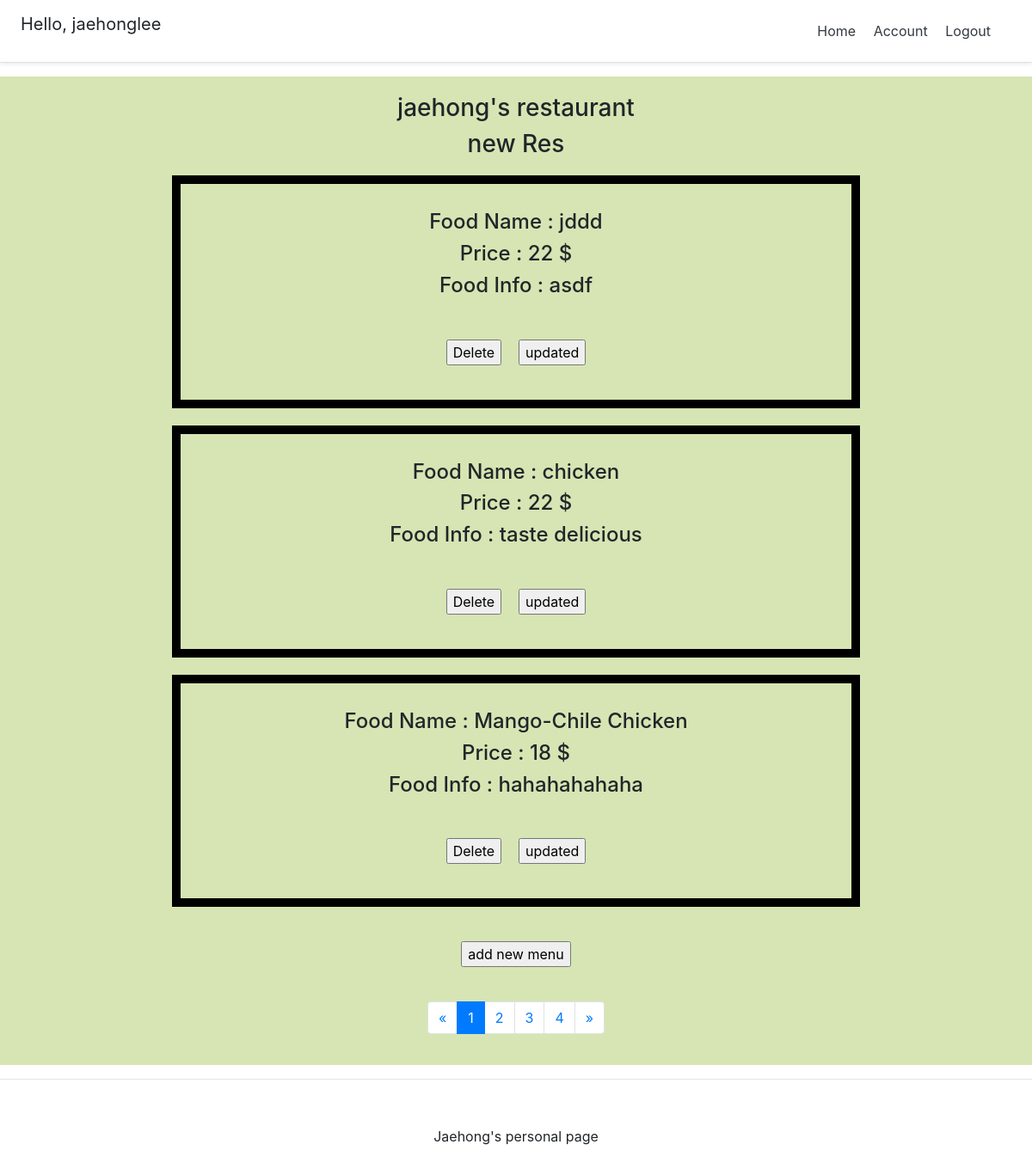
The app's page /restaurants/menu_board/ (signed in) with its own data.
### account/models.py (models this page shows, shortened)
class Account(AbstractBaseUser):
    email = models.EmailField(verbose_name="email", max_length=60, unique=True)
    username = models.CharField(max_length=30)
    date_joined = models.DateTimeField(verbose_name='date joined', auto_now_add=True)
    last_login = models.DateTimeField(verbose_name='last login', auto_now=True)
    is_admin = models.BooleanField(default=False)
    is_active = models.BooleanField(default=True)
    is_staff = models.BooleanField(default=False)
    is_superuser = models.BooleanField(default=False)
    USERNAME_FIELD = 'email'
    REQUIRED_FIELDS = ['username']
    objects = MyAccountManager()

### restaurants/models.py (models this page shows, shortened)
class Restaurant(models.Model):
    owner = models.ForeignKey(settings.AUTH_USER_MODEL, on_delete=models.CASCADE)
    restaurant_name = models.CharField(max_length=50, null=False, blank=False)
    phone = PhoneNumberField()

class Menu(models.Model):
    restaurant = models.ForeignKey(Restaurant, on_delete=models.CASCADE)
    Menu = models.CharField(max_length=50, null=False, blank=False)
    price = models.IntegerField()
    Info = models.TextField(max_length=500, null=False, blank=False)

### restaurants/views.py (the view)
# urls.py: path('menu_board/', menu_board_view, name="menu_board"),
def menu_board_view(request):
	context = {}
	owner = Account.objects.get(email=request.user.email)
	restaurant = Restaurant.objects.filter(owner = owner)
	context['restaurant'] = restaurant
	foods_list = Menu.objects.filter(restaurant__in=restaurant).order_by(('-id'))
	page = request.GET.get('page', 1)
	paginator = Paginator(foods_list, 3)
	try:
		foods = paginator.page(page)
	except PageNotAnInteger:
		foods = paginator.page(1)
	except EmptyPage:
		foods = paginator.page(paginator.num_pages)
	context['foods'] = foods
	return render(request, 'menu_board.html', context)

### restaurants/templates/menu_board.html (shortened to what this page needs)
{% extends 'base.html' %}
{% block content %}
    <div id="wrapper">
        <div class="colM">
            {% for res in restaurant %}
                <h3>{{ res.restaurant_name }}</h3>
            {% endfor %}
            {% for food in foods %}
                <div class="board">
                    <div class="board-in">
                        <h4>Food Name : {{ food.Menu }}</h4>
                        <h4>Price : {{ food.price }} $ </h4>
                        <h4>Food Info : {{ food.Info }}</h4>
                        <div class="update_delete_button">
                        <form  action="{% url 'menu_delete' %}" method="POST">{% csrf_token %}
                            <input type="submit" value="Delete">
                        </form>
                        <form  action="{% url 'menu_update' food.pk %}" method="POST">{% csrf_token %}
                            <input type="submit" value="updated">
                        </form>
                        </div>
                    </div>
                </div>
            {% endfor %}
            <form action="{% url 'register_new_menu' %}" >
                <input type="submit" value="add new menu">
            </form>
        </div>
 <div class="paginator">
        {% if foods.has_other_pages %}
            <nav aria-label="Page navigation">
            <ul class="pagination pg-grey justify-content-center">
                {% if foods.has_previous %}
                    <li class="page-item">
                        <a class="page-link" href="?page={{ foods.previous_page_number }}">&laquo;</a>
                    </li>
                {% else %}
                    <li class="page-item" ><span class="page-link">&laquo;</span></li>
                {% endif %}
                {% for i in foods.paginator.page_range %}
                    {% if foods.number == i %}
                        <li class="page-item active"><a class="page-link">{{ i }}</a></li>
                    {% else %}
                        <li class="page-item"><a class="page-link" href="?page={{ i }}">{{ i }}</a></li>
                    {% endif %}
                {% endfor %}
                {% if foods.has_next %}
                    <li class="page-item"><a class="page-link" href="?page={{ foods.next_page_number }}">&raquo;</a></li>
                {% else %}
                      <li class="page-item" ><span class="page-link">&raquo;</span></li>
                {% endif %}
            </ul>
            </nav>
        {% endif %}
   </div>
    </div>
{% endblock %}

### templates/snippets/header.html (shortened to what this page needs)
<div class="d-flex flex-column flex-md-row align-items-center p-3 px-md-4 mb-3 bg-white border-bottom shadow-sm">
  <h5 class="my-0 mr-md-auto font-weight-normal">
  	{% if request.user.is_authenticated %}
  		<p>Hello, {{request.user.username}}</p>
  	{% endif %}
  </h5>
  <nav class="my-2 my-md-0 mr-md-3">
  	{% if request.user.is_authenticated %}
	  	<a class="p-2 text-dark" href="{% url 'home' %}">Home</a>
	    <a class="p-2 text-dark" href="{% url 'account' %}">Account</a>
	    <a class="p-2 text-dark" href="{% url 'logout' %}">Logout</a>
	{% else %}
		<a class="p-2 text-dark" href="{% url 'home' %}">Home</a>
	    <a class="p-2 text-dark" href="{% url 'login' %}">Login</a>
	    <a class="btn btn-outline-primary" href="{% url 'register' %}">Register</a>
	{% endif %}
  </nav>
</div>

### templates/snippets/header.html (style rules this page uses)
@media (min-width: 768px) { html { font-size: 16px; } }

### restaurants/templates/menu_board.html (style rules this page uses)
#wrapper { width: 1200px; margin: 0 auto; background: #d6e5b3; text-align: center; padding: 20px; overflow: hidden; }
.board { width: 800px; height: 100%; border: 10px solid black; margin: 20px auto 0 auto; padding: 30px; }
.paginator { margin-top: 30px; }
input { margin-top: 30px; }
.update_delete_button { display: flex; flex-direction: row; justify-content: center; align-items: center; }
form { padding : 10px; }

### records on screen
Account: user.username "jaehonglee"
Restaurant: restaurant_name "jaehong's restaurant"
Restaurant: restaurant_name "new Res"
Menu: Menu "jddd", price "22", Info "asdf"
Menu: Menu "chicken", price "22", Info "taste delicious"
Menu: Menu "Mango-Chile Chicken", price "18", Info "hahahahahaha"

### other values on screen
{{ i }} "1"
{{ i }} "2" "3" "4"
